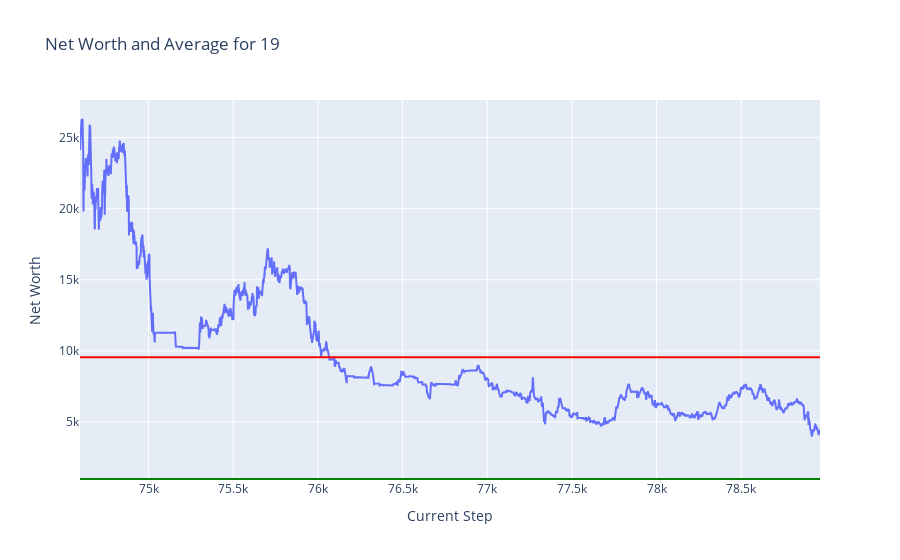
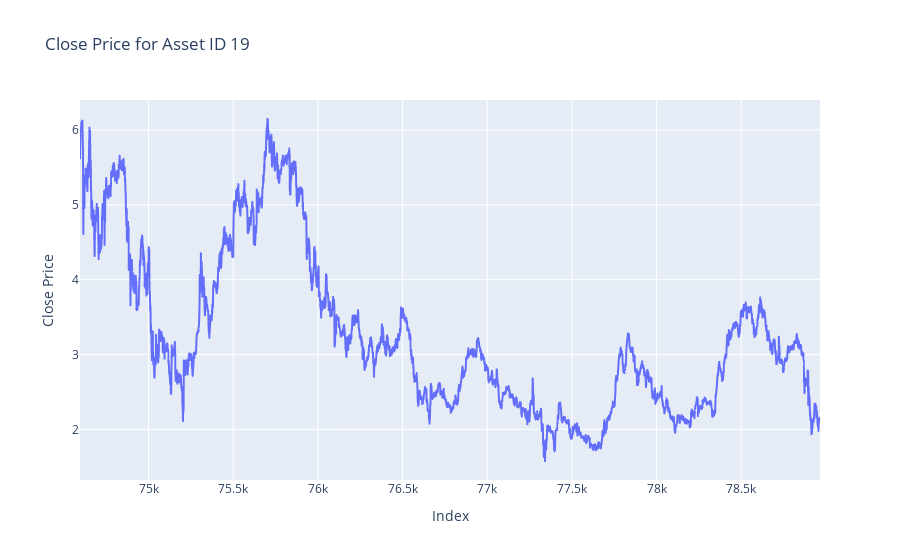
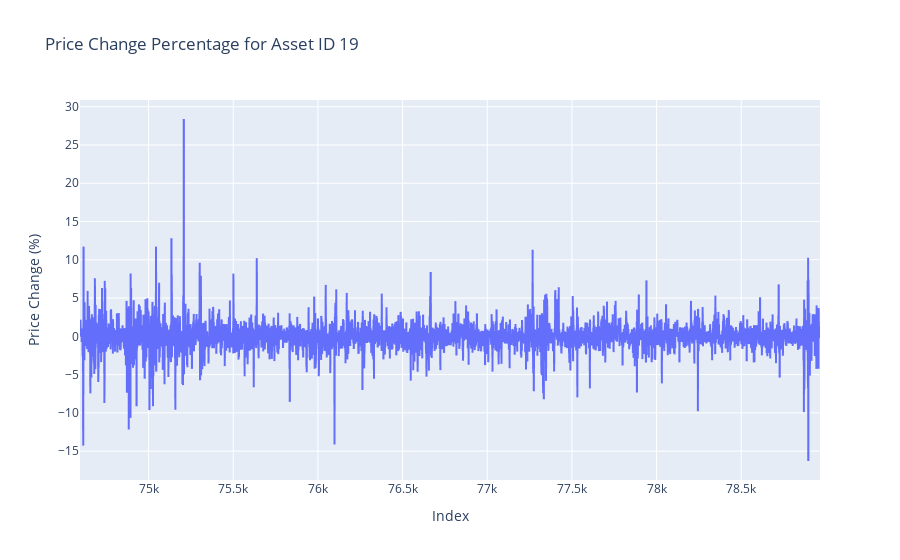
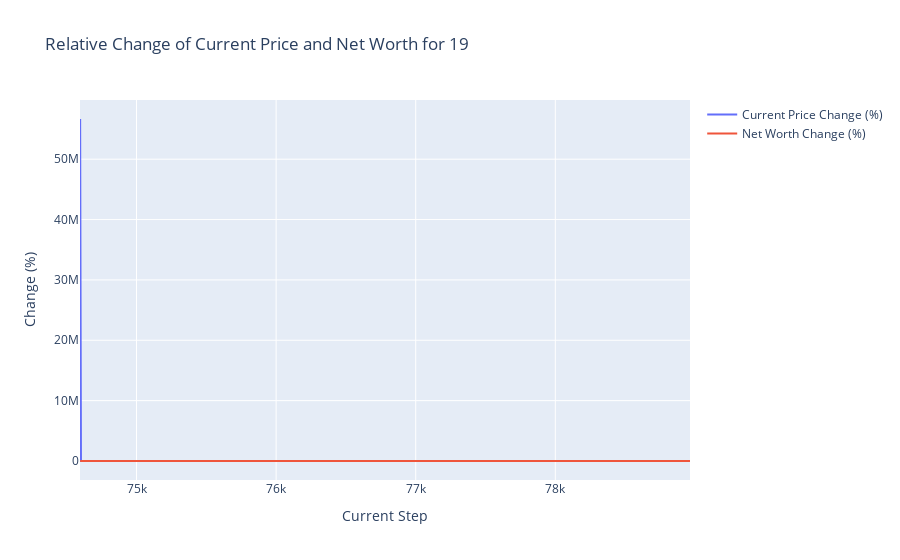

The cell these charts' notebook holds for them, in order:
### Markdown cell above
## Plots

### Code cell
token = 19
plot_token_data(df = train_hist_df, token = token)
plot_close_by_asset(df= train_df, asset_id= token)
plot_price_change_by_asset(df= train_df, asset_id= token)
plot_relative_change_by_token(df = train_hist_df, token = token)

### Figure 1 — Plotly figure (JSON) as saved in the notebook; plotly's stock layout.template omitted (floating-point values rounded to 4 significant figures; data arrays with more than 128 entries replaced by an {"elided": "..."} marker saying what was removed)
{"data": [{"mode": "lines", "name": "Net Worth", "type": "scatter", "x": {"elided": "4371 int values"}, "y": {"elided": "4371 float values"}}], "layout": {"shapes": [{"line": {"color": "green"}, "name": "Net Worth = 1000", "type": "line", "x0": 0, "x1": 1, "xref": "x domain", "y0": 1000, "y1": 1000, "yref": "y"}, {"line": {"color": "red"}, "name": "Average Net Worth = 9554.59", "type": "line", "x0": 0, "x1": 1, "xref": "x domain", "y0": 9555.0, "y1": 9555.0, "yref": "y"}], "title": {"text": "Net Worth and Average for 19"}, "xaxis": {"title": {"text": "Current Step"}}, "yaxis": {"title": {"text": "Net Worth"}}}}

### Figure 2 — Plotly figure (JSON) as saved in the notebook; plotly's stock layout.template omitted (floating-point values rounded to 4 significant figures; data arrays with more than 128 entries replaced by an {"elided": "..."} marker saying what was removed)
{"data": [{"hovertemplate": "Index=%{x}<br>Close Price=%{y}<extra></extra>", "legendgroup": "", "line": {"color": "#636efa", "dash": "solid"}, "marker": {"symbol": "circle"}, "mode": "lines", "name": "", "showlegend": false, "type": "scattergl", "x": {"elided": "4371 int values"}, "xaxis": "x", "y": {"elided": "4371 float values"}, "yaxis": "y"}], "layout": {"legend": {"tracegroupgap": 0}, "title": {"text": "Close Price for Asset ID 19"}, "xaxis": {"anchor": "y", "domain": [0, 1], "title": {"text": "Index"}}, "yaxis": {"anchor": "x", "domain": [0, 1], "title": {"text": "Close Price"}}}}

### Figure 3 — Plotly figure (JSON) as saved in the notebook; plotly's stock layout.template omitted (floating-point values rounded to 4 significant figures; data arrays with more than 128 entries replaced by an {"elided": "..."} marker saying what was removed)
{"data": [{"hovertemplate": "Index=%{x}<br>Price Change (%)=%{y}<extra></extra>", "legendgroup": "", "line": {"color": "#636efa", "dash": "solid"}, "marker": {"symbol": "circle"}, "mode": "lines", "name": "", "showlegend": false, "type": "scattergl", "x": {"elided": "4371 int values"}, "xaxis": "x", "y": {"elided": "4371 float values"}, "yaxis": "y"}], "layout": {"legend": {"tracegroupgap": 0}, "title": {"text": "Price Change Percentage for Asset ID 19"}, "xaxis": {"anchor": "y", "domain": [0, 1], "title": {"text": "Index"}}, "yaxis": {"anchor": "x", "domain": [0, 1], "title": {"text": "Price Change (%)"}}}}

### Figure 4 — Plotly figure (JSON) as saved in the notebook; plotly's stock layout.template omitted (floating-point values rounded to 4 significant figures; data arrays with more than 128 entries replaced by an {"elided": "..."} marker saying what was removed)
{"data": [{"mode": "lines", "name": "Current Price Change (%)", "type": "scatter", "x": {"elided": "4371 int values"}, "y": {"elided": "4371 float values"}}, {"mode": "lines", "name": "Net Worth Change (%)", "type": "scatter", "x": {"elided": "4371 int values"}, "y": {"elided": "4371 float values"}}], "layout": {"title": {"text": "Relative Change of Current Price and Net Worth for 19"}, "xaxis": {"title": {"text": "Current Step"}}, "yaxis": {"title": {"text": "Change (%)"}}}}
